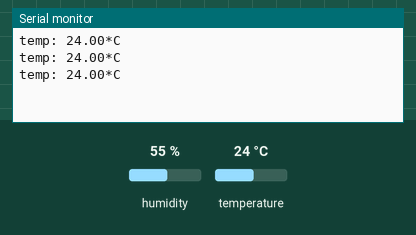
Simulated run of this sketch. Board: Arduino Uno, built with avr-gcc and run on an emulated ATmega328P. Parts: the last lines printed to the serial monitor. The inputs (shaded band) are chosen by the test bench; at power-on: temperature 24 °C, humidity 55 %.

Above: at 2.8 s.
2.9 s: temperature set to 12 °C
At 4.5 s:
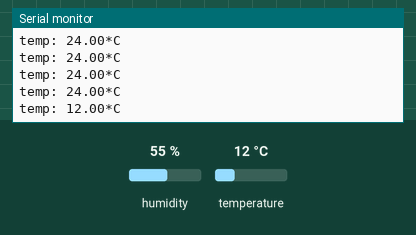
5.6 s: temperature set to 19 °C
At 7.7 s:
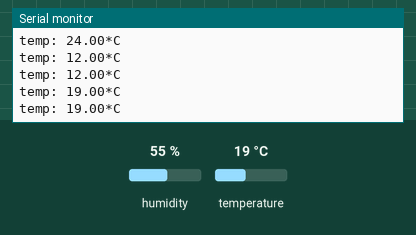
Timing chart, 0 to 9.2 s (numbered marks = the images above; inputs shaded):
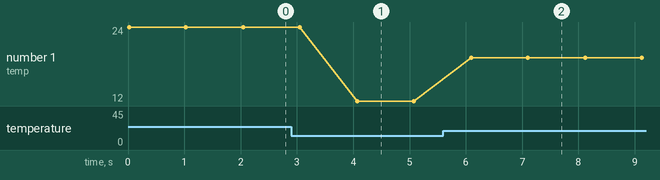

Measured:
- after the input at 2.9 s, the serial monitor: prints a new line after 1.2 s (image 1)
- after the input at 5.6 s, the serial monitor: prints a new line after 0.50 s (image 2)
- plotted number 1: 24 → 12 after the input at 2.9 s, 12 → 19 after the input at 5.6 s

The sketch:

temperature.ino
```cpp
#include<DHT.h>
#define DHTPIN 4
#define DHTTYPE DHT11
float temp;

DHT dht(DHTPIN, DHTTYPE);
void setup() {
   Serial.begin(9600);
   dht.begin();
}


void loop() {
   temp = dht.readTemperature();
   Serial.print("temp: ");
   Serial.print(temp);
   // read analog volt from sensor and save to variable temp
  // temp = temp * 0.48828125;
   //temp = (temp*1000-500)/10;
   // convert the analog volt to its temperature equivalent
   //Serial.print("TEMPERATURE = ");
  // Serial.print(temp); // display temperature value
   Serial.print("*C");
   Serial.println();
   delay(1000); // update sensor reading each one second
}
```
